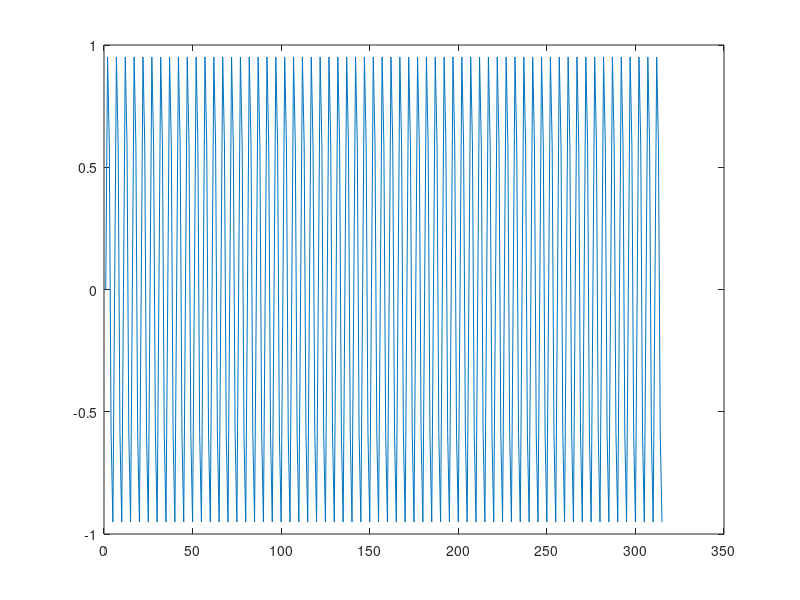
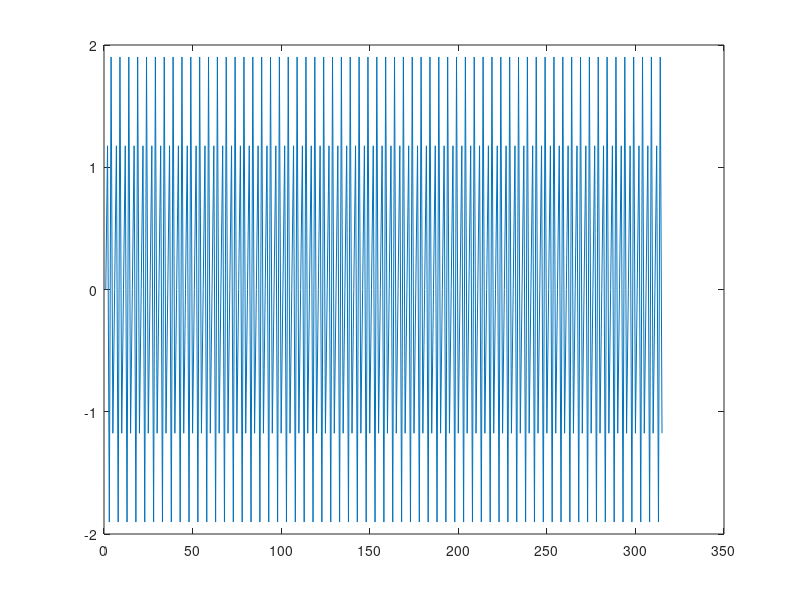
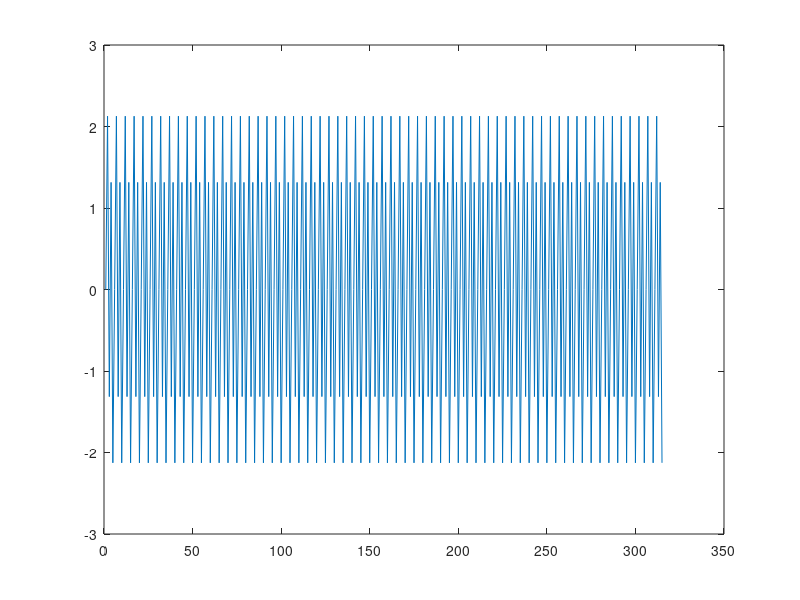
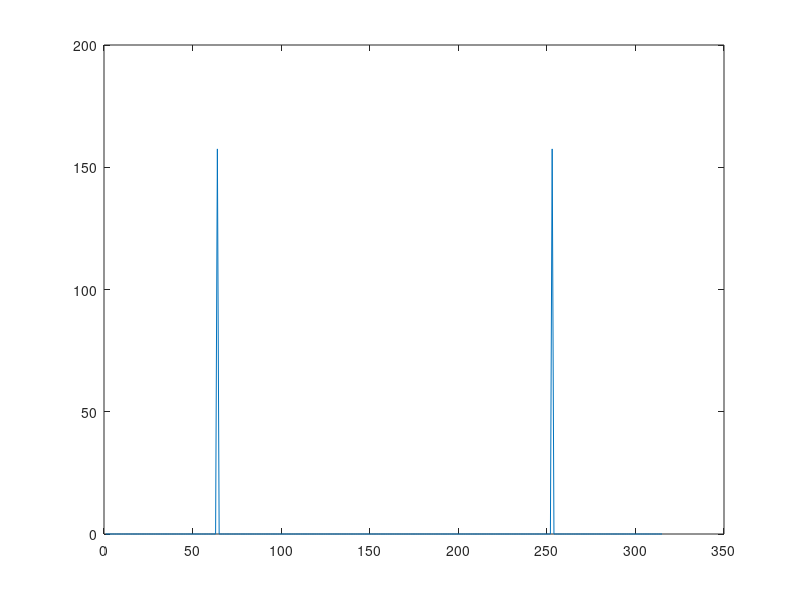

MATLAB code to generate these figures, in order:
clc;
close all;
clear all;
A1=1,A2=2;
w1=20,w2=40;
t=0:0.01:pi;
s1_t=A1*sin(2*pi*w1*t);
s2_t=A2*sin(2*pi*w2*t);
s_t=s1_t+s2_t;
S2_f=fft(s2_t);
S1_f=fft(s1_t);
S_f=fft(s_t);
figure
plot(s1_t)
figure
plot(s2_t)
figure
plot(s_t)
figure
plot(abs(S1_f))
figure
plot(abs(S2_f))
figure
plot(abs(S_f))
